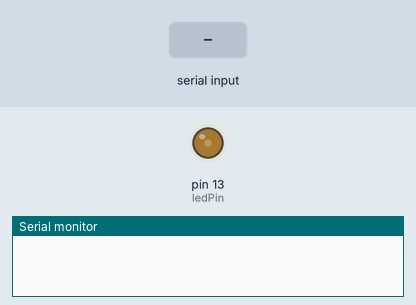
This sketch was run on a simulated Arduino Uno, built with avr-gcc and run on an emulated ATmega328P. Shown: output pins drawn as LEDs (lit = HIGH), the last lines printed to the serial monitor. Inputs (shaded band) come from the test bench.

Above: at 1.2 s.
1.3 s: "90,45\n" received over Serial
At 2.0 s:
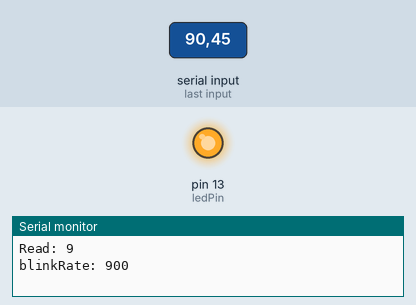
At 2.9 s:
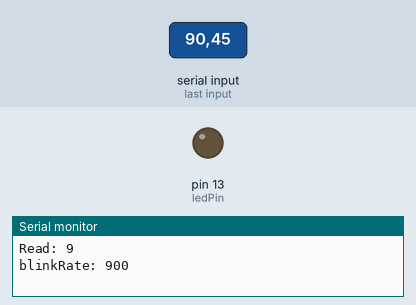
4.3 s: "30,150\n" received over Serial
Timing chart, 0 to 7.3 s (numbered marks = the images above; inputs shaded):
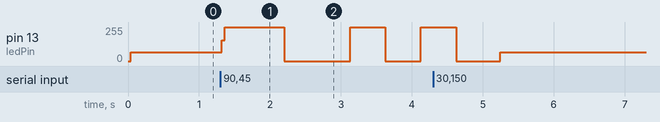

The sketch:

serial_event.ino
```cpp
// serial_event.ino
// illustrate the use of the serialEvent callback to set led blink rate using serial input

const int ledPin      = 13;
int blinkRate         = 0;

void setup() {
  Serial.begin( 9600);
  pinMode(ledPin, OUTPUT);
}

void loop() {
  blink(blinkRate);
}

void serialEvent() {
  while(Serial.available()) {
    char ch = Serial.read();
    Serial.print("Read: ");Serial.println(ch);
    if(isDigit(ch)) {
      blinkRate = 100*(ch - '0');
      Serial.print("blinkRate: "); Serial.println(blinkRate);
    }
  }
}

void blink(int rate) {
  digitalWrite(ledPin, HIGH);
  delay(rate);
  digitalWrite(ledPin, LOW);
  delay(rate);
}
```

Measured:
- after the input at 1.3 s, pin 13 (ledPin): goes 255/255 0.88 s, 0/255 0.93 s, 255/255 0.50 s, 0/255 0.50 s, then 255/255, starting at once
